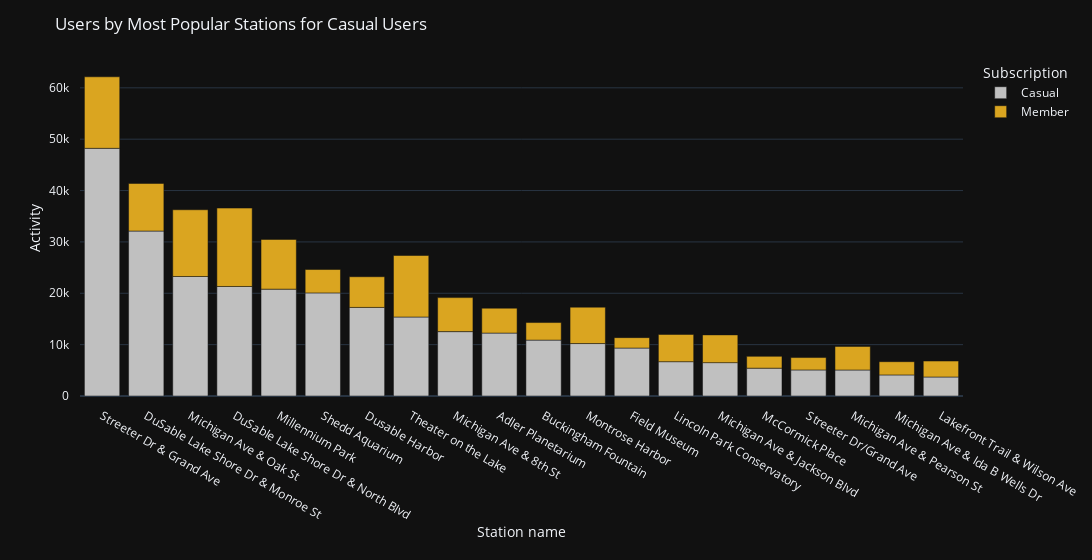

The notebook cell saved with this chart:
### Code cell
legend_name = {
    'casual': 'Casual',
    'member': 'Member',
}

most_popular_stations_records_bar = px.bar(
    most_popular_casual_stations_df,
    x='start_station_name',
    y='count',
    color='member_casual',
    width=1400,
    template='plotly_dark',
    color_discrete_sequence=['silver', 'goldenrod'],
)

most_popular_stations_records_bar.for_each_trace(lambda x: x.update(name=legend_name[x.name]))

most_popular_stations_records_bar.update_layout(
    xaxis_title='Station name', 
    yaxis_title='Activity', 
    title='Users by Most Popular Stations for Casual Users',
    legend_title_text='Subscription',
    yaxis=dict(
        range=[0, None],
        dtick=10000,
        side='left'
    ),
    xaxis=dict(
        dtick="M1",
        tickformat="%b",
    ),
    margin=dict(
        pad=10
    ),
)

most_popular_stations_records_bar.show()

### Figure 1 — Plotly figure (JSON) as saved in the notebook; plotly's stock layout.template omitted (floating-point values rounded to 4 significant figures)
{"data": [{"hovertemplate": "member_casual=casual<br>start_station_name=%{x}<br>count=%{y}<extra></extra>", "legendgroup": "casual", "marker": {"color": "silver", "pattern": {"shape": ""}}, "name": "Casual", "orientation": "v", "showlegend": true, "textposition": "auto", "type": "bar", "x": ["Streeter Dr & Grand Ave", "DuSable Lake Shore Dr & Monroe St", "Michigan Ave & Oak St", "DuSable Lake Shore Dr & North Blvd", "Millennium Park", "Shedd Aquarium", "Dusable Harbor", "Theater on the Lake", "Michigan Ave & 8th St", "Adler Planetarium", "Buckingham Fountain", "Montrose Harbor", "Field Museum", "Lincoln Park Conservatory", "Michigan Ave & Jackson Blvd", "McCormick Place", "Streeter Dr/Grand Ave", "Michigan Ave & Pearson St", "Michigan Ave & Ida B Wells Dr", "Lakefront Trail & Wilson Ave"], "xaxis": "x", "y": [48223, 32115, 23269, 21326, 20803, 20078, 17246, 15377, 12535, 12248, 10881, 10212, 9335, 6683, 6495, 5421, 5076, 5065, 4106, 3700], "yaxis": "y"}, {"hovertemplate": "member_casual=member<br>start_station_name=%{x}<br>count=%{y}<extra></extra>", "legendgroup": "member", "marker": {"color": "goldenrod", "pattern": {"shape": ""}}, "name": "Member", "orientation": "v", "showlegend": true, "textposition": "auto", "type": "bar", "x": ["DuSable Lake Shore Dr & North Blvd", "Streeter Dr & Grand Ave", "Michigan Ave & Oak St", "Theater on the Lake", "Millennium Park", "DuSable Lake Shore Dr & Monroe St", "Montrose Harbor", "Michigan Ave & 8th St", "Dusable Harbor", "Michigan Ave & Jackson Blvd", "Lincoln Park Conservatory", "Adler Planetarium", "Michigan Ave & Pearson St", "Shedd Aquarium", "Buckingham Fountain", "Lakefront Trail & Wilson Ave", "Michigan Ave & Ida B Wells Dr", "Streeter Dr/Grand Ave", "McCormick Place", "Field Museum"], "xaxis": "x", "y": [15261, 13925, 12994, 11978, 9683, 9270, 7086, 6619, 5978, 5403, 5301, 4851, 4594, 4545, 3418, 3102, 2574, 2411, 2296, 2027], "yaxis": "y"}], "layout": {"barmode": "relative", "legend": {"title": {"text": "Subscription"}, "tracegroupgap": 0}, "margin": {"pad": 10, "t": 60}, "title": {"text": "Users by Most Popular Stations for Casual Users"}, "width": 1400, "xaxis": {"anchor": "y", "domain": [0, 1], "dtick": "M1", "tickformat": "%b", "title": {"text": "Station name"}}, "yaxis": {"anchor": "x", "domain": [0, 1], "dtick": 10000, "range": [0, null], "side": "left", "title": {"text": "Activity"}}}}
